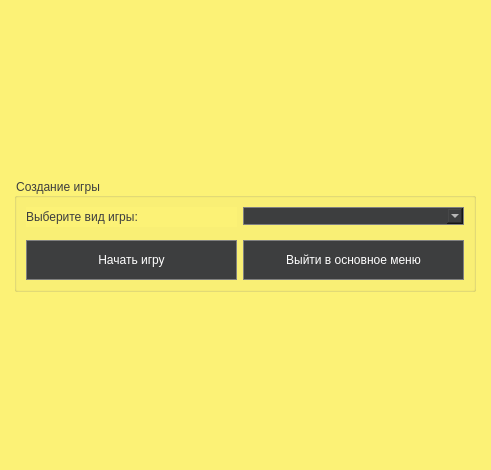
<?xml version="1.0" encoding="UTF-8"?>
<ui version="4.0">
 <class>MenuOK</class>
 <widget class="QDialog" name="MenuOK">
  <property name="geometry">
   <rect>
    <x>0</x>
    <y>0</y>
    <width>491</width>
    <height>470</height>
   </rect>
  </property>
  <property name="windowTitle">
   <string>Dialog</string>
  </property>
  <property name="styleSheet">
   <string notr="true">background-color: #fcf276;</string>
  </property>
  <layout class="QGridLayout" name="gridLayout_2">
   <item row="0" column="0">
    <widget class="QGroupBox" name="groupBox">
     <property name="sizePolicy">
      <sizepolicy hsizetype="Fixed" vsizetype="Fixed">
       <horstretch>0</horstretch>
       <verstretch>0</verstretch>
      </sizepolicy>
     </property>
     <property name="styleSheet">
      <string notr="true">font: 700 10pt &quot;Segoe UI&quot;;
color: #3d3e3f;</string>
     </property>
     <property name="title">
      <string>Создание игры</string>
     </property>
     <layout class="QGridLayout" name="gridLayout">
      <item row="0" column="0">
       <layout class="QHBoxLayout" name="horizontalLayout">
        <item>
         <layout class="QVBoxLayout" name="verticalLayout">
          <item>
           <widget class="QLabel" name="label">
            <property name="minimumSize">
             <size>
              <width>211</width>
              <height>20</height>
             </size>
            </property>
            <property name="text">
             <string>Выберите вид игры:</string>
            </property>
           </widget>
          </item>
          <item>
           <spacer name="verticalSpacer">
            <property name="orientation">
             <enum>Qt::Orientation::Vertical</enum>
            </property>
            <property name="sizeHint" stdset="0">
             <size>
              <width>20</width>
              <height>7</height>
             </size>
            </property>
           </spacer>
          </item>
          <item>
           <widget class="QPushButton" name="pushButton">
            <property name="minimumSize">
             <size>
              <width>121</width>
              <height>40</height>
             </size>
            </property>
            <property name="styleSheet">
             <string notr="true">QPushButton {
  font: 700 10pt &quot;Segoe UI&quot;;
  background-color: #3d3e3f; 
  border: 1px solid gray;
  color: white;
}
QPushButton:pressed {
    background-color: #282829;
}</string>
            </property>
            <property name="text">
             <string>Начать игру</string>
            </property>
           </widget>
          </item>
         </layout>
        </item>
        <item>
         <layout class="QVBoxLayout" name="verticalLayout_2">
          <item>
           <widget class="QComboBox" name="classes">
            <property name="styleSheet">
             <string notr="true">font: 700 10pt &quot;Segoe UI&quot;;
background-color: #3d3e3f; 
border: 1px solid gray;
color: white;</string>
            </property>
           </widget>
          </item>
          <item>
           <spacer name="verticalSpacer_2">
            <property name="orientation">
             <enum>Qt::Orientation::Vertical</enum>
            </property>
            <property name="sizeHint" stdset="0">
             <size>
              <width>20</width>
              <height>7</height>
             </size>
            </property>
           </spacer>
          </item>
          <item>
           <widget class="QPushButton" name="pushButton_2">
            <property name="minimumSize">
             <size>
              <width>221</width>
              <height>40</height>
             </size>
            </property>
            <property name="styleSheet">
             <string notr="true">QPushButton {
	font: 700 10pt &quot;Segoe UI&quot;;
  background-color: #3d3e3f; 
  border: 1px solid gray;
  color: white;
}
QPushButton:pressed {
    background-color: #282829;
}</string>
            </property>
            <property name="text">
             <string>Выйти в основное меню</string>
            </property>
           </widget>
          </item>
         </layout>
        </item>
       </layout>
      </item>
     </layout>
    </widget>
   </item>
  </layout>
 </widget>
 <resources/>
 <connections/>
</ui>
